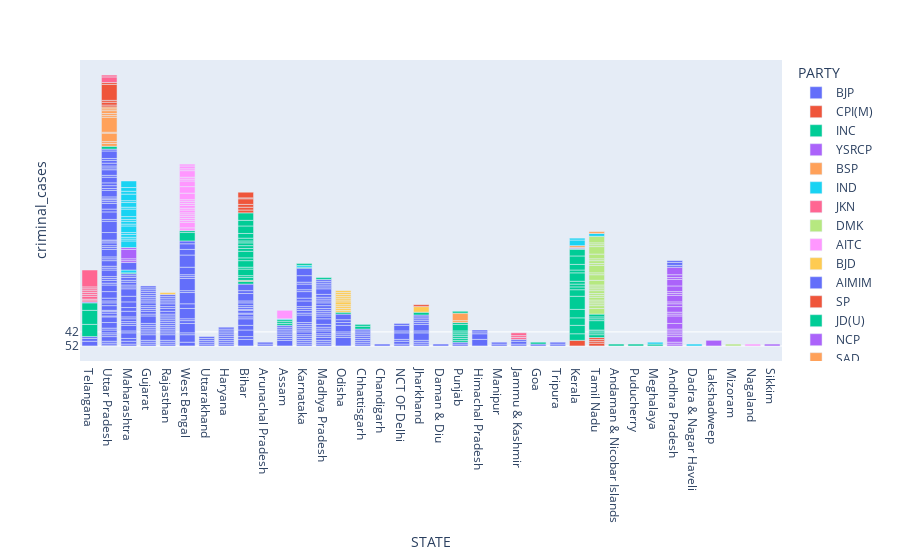

Notebook cell for this chart:
### Code cell
import plotly.express as px
fig = px.bar(winners, x="STATE", y="criminal_cases", color='PARTY')
fig.show()

### Figure 1 — Plotly figure (JSON) as saved in the notebook; plotly's stock layout.template omitted (floating-point values rounded to 4 significant figures; data arrays with more than 128 entries replaced by an {"elided": "..."} marker saying what was removed)
{"data": [{"alignmentgroup": "True", "hovertemplate": "PARTY=BJP<br>STATE=%{x}<br>criminal_cases=%{y}<extra></extra>", "legendgroup": "BJP", "marker": {"color": "#636efa", "pattern": {"shape": ""}}, "name": "BJP", "offsetgroup": "BJP", "orientation": "v", "showlegend": true, "textposition": "auto", "type": "bar", "x": {"elided": "300 str values"}, "xaxis": "x", "y": {"elided": "300 str values"}, "yaxis": "y"}, {"alignmentgroup": "True", "hovertemplate": "PARTY=CPI(M)<br>STATE=%{x}<br>criminal_cases=%{y}<extra></extra>", "legendgroup": "CPI(M)", "marker": {"color": "#EF553B", "pattern": {"shape": ""}}, "name": "CPI(M)", "offsetgroup": "CPI(M)", "orientation": "v", "showlegend": true, "textposition": "auto", "type": "bar", "x": ["Kerala", "Tamil Nadu", "Tamil Nadu", "Tamil Nadu", "Tamil Nadu"], "xaxis": "x", "y": ["2", "1", "0", "0", "0"], "yaxis": "y"}, {"alignmentgroup": "True", "hovertemplate": "PARTY=INC<br>STATE=%{x}<br>criminal_cases=%{y}<extra></extra>", "legendgroup": "INC", "marker": {"color": "#00cc96", "pattern": {"shape": ""}}, "name": "INC", "offsetgroup": "INC", "orientation": "v", "showlegend": true, "textposition": "auto", "type": "bar", "x": ["Kerala", "Punjab", "Punjab", "Andaman & Nicobar Islands", "Tamil Nadu", "Kerala", "West Bengal", "Karnataka", "Assam", "Chhattisgarh", "Telangana", "Kerala", "Maharashtra", "Madhya Pradesh", "Kerala", "Punjab", "Punjab", "Kerala", "Punjab", "Assam", "Tamil Nadu", "Kerala", "Tamil Nadu", "Kerala", "Punjab", "Bihar", "Odisha", "Chhattisgarh", "Kerala", "Tamil Nadu", "Punjab", "West Bengal", "Telangana", "Kerala", "Telangana", "Assam", "Kerala", "Kerala", "Punjab", "Puducherry", "Uttar Pradesh", "Meghalaya", "Jharkhand", "Tamil Nadu", "Goa", "Tamil Nadu", "Kerala", "Kerala", "Tamil Nadu", "Kerala", "Tamil Nadu", "Kerala"], "xaxis": "x", "y": ["3", "0", "0", "0", "1", "7", "7", "5", "0", "1", "14", "4", "5", "0", "7", "0", "0", "204", "0", "0", "0", "3", "0", "1", "0", "1", "0", "0", "1", "5", "3", "0", "42", "1", "4", "0", "7", "1", "0", "0", "1", "0", "1", "8", "0", "0", "2", "7", "0", "3", "1", "5"], "yaxis": "y"}, {"alignmentgroup": "True", "hovertemplate": "PARTY=YSRCP<br>STATE=%{x}<br>criminal_cases=%{y}<extra></extra>", "legendgroup": "YSRCP", "marker": {"color": "#ab63fa", "pattern": {"shape": ""}}, "name": "YSRCP", "offsetgroup": "YSRCP", "orientation": "v", "showlegend": true, "textposition": "auto", "type": "bar", "x": ["Andhra Pradesh", "Andhra Pradesh", "Andhra Pradesh", "Andhra Pradesh", "Andhra Pradesh", "Andhra Pradesh", "Andhra Pradesh", "Andhra Pradesh", "Andhra Pradesh", "Andhra Pradesh", "Andhra Pradesh", "Andhra Pradesh", "Andhra Pradesh", "Andhra Pradesh", "Andhra Pradesh", "Andhra Pradesh", "Andhra Pradesh", "Andhra Pradesh", "Andhra Pradesh", "Andhra Pradesh", "Andhra Pradesh", "Andhra Pradesh"], "xaxis": "x", "y": ["0", "0", "2", "0", "0", "0", "0", "2", "4", "0", "0", "2", "1", "0", "3", "0", "0", "2", "3", "0", "1", "4"], "yaxis": "y"}, {"alignmentgroup": "True", "hovertemplate": "PARTY=BSP<br>STATE=%{x}<br>criminal_cases=%{y}<extra></extra>", "legendgroup": "BSP", "marker": {"color": "#FFA15A", "pattern": {"shape": ""}}, "name": "BSP", "offsetgroup": "BSP", "orientation": "v", "showlegend": true, "textposition": "auto", "type": "bar", "x": ["Uttar Pradesh", "Uttar Pradesh", "Bihar", "Uttar Pradesh", "Uttar Pradesh", "Uttar Pradesh", "Uttar Pradesh", "Uttar Pradesh", "Uttar Pradesh", "Uttar Pradesh", "Uttar Pradesh"], "xaxis": "x", "y": ["1", "0", "5", "7", "5", "13", "0", "0", "1", "0", "0"], "yaxis": "y"}, {"alignmentgroup": "True", "hovertemplate": "PARTY=IND<br>STATE=%{x}<br>criminal_cases=%{y}<extra></extra>", "legendgroup": "IND", "marker": {"color": "#19d3f3", "pattern": {"shape": ""}}, "name": "IND", "offsetgroup": "IND", "orientation": "v", "showlegend": true, "textposition": "auto", "type": "bar", "x": ["Maharashtra", "Dadra & Nagar Haveli", "Assam", "Karnataka"], "xaxis": "x", "y": ["1", "0", "5", "0"], "yaxis": "y"}, {"alignmentgroup": "True", "hovertemplate": "PARTY=JKN<br>STATE=%{x}<br>criminal_cases=%{y}<extra></extra>", "legendgroup": "JKN", "marker": {"color": "#FF6692", "pattern": {"shape": ""}}, "name": "JKN", "offsetgroup": "JKN", "orientation": "v", "showlegend": true, "textposition": "auto", "type": "bar", "x": ["Jammu & Kashmir", "Jammu & Kashmir", "Jammu & Kashmir"], "xaxis": "x", "y": ["0", "0", "1"], "yaxis": "y"}, {"alignmentgroup": "True", "hovertemplate": "PARTY=DMK<br>STATE=%{x}<br>criminal_cases=%{y}<extra></extra>", "legendgroup": "DMK", "marker": {"color": "#B6E880", "pattern": {"shape": ""}}, "name": "DMK", "offsetgroup": "DMK", "orientation": "v", "showlegend": true, "textposition": "auto", "type": "bar", "x": ["Tamil Nadu", "Tamil Nadu", "Tamil Nadu", "Tamil Nadu", "Tamil Nadu", "Tamil Nadu", "Tamil Nadu", "Tamil Nadu", "Tamil Nadu", "Tamil Nadu", "Tamil Nadu", "Tamil Nadu", "Tamil Nadu", "Tamil Nadu", "Tamil Nadu", "Tamil Nadu", "Tamil Nadu", "Tamil Nadu", "Tamil Nadu", "Tamil Nadu", "Tamil Nadu", "Tamil Nadu", "Tamil Nadu"], "xaxis": "x", "y": ["2", "1", "0", "0", "0", "1", "0", "0", "1", "0", "0", "0", "6", "2", "0", "4", "0", "1", "0", "6", "4", "0", "0"], "yaxis": "y"}, {"alignmentgroup": "True", "hovertemplate": "PARTY=AITC<br>STATE=%{x}<br>criminal_cases=%{y}<extra></extra>", "legendgroup": "AITC", "marker": {"color": "#FF97FF", "pattern": {"shape": ""}}, "name": "AITC", "offsetgroup": "AITC", "orientation": "v", "showlegend": true, "textposition": "auto", "type": "bar", "x": ["West Bengal", "West Bengal", "West Bengal", "West Bengal", "West Bengal", "West Bengal", "West Bengal", "West Bengal", "West Bengal", "West Bengal", "West Bengal", "West Bengal", "West Bengal", "West Bengal", "West Bengal", "West Bengal", "West Bengal", "West Bengal", "West Bengal", "West Bengal", "West Bengal", "West Bengal"], "xaxis": "x", "y": ["1", "2", "0", "0", "0", "0", "0", "1", "0", "1", "0", "0", "0", "3", "3", "2", "0", "0", "3", "0", "1", "0"], "yaxis": "y"}, {"alignmentgroup": "True", "hovertemplate": "PARTY=BJD<br>STATE=%{x}<br>criminal_cases=%{y}<extra></extra>", "legendgroup": "BJD", "marker": {"color": "#FECB52", "pattern": {"shape": ""}}, "name": "BJD", "offsetgroup": "BJD", "orientation": "v", "showlegend": true, "textposition": "auto", "type": "bar", "x": ["Odisha", "Odisha", "Odisha", "Odisha", "Odisha", "Odisha", "Odisha", "Odisha", "Odisha", "Odisha", "Odisha"], "xaxis": "x", "y": ["0", "0", "0", "0", "1", "0", "0", "0", "0", "0", "0"], "yaxis": "y"}, {"alignmentgroup": "True", "hovertemplate": "PARTY=AIMIM<br>STATE=%{x}<br>criminal_cases=%{y}<extra></extra>", "legendgroup": "AIMIM", "marker": {"color": "#636efa", "pattern": {"shape": ""}}, "name": "AIMIM", "offsetgroup": "AIMIM", "orientation": "v", "showlegend": true, "textposition": "auto", "type": "bar", "x": ["Maharashtra", "Telangana"], "xaxis": "x", "y": ["4", "5"], "yaxis": "y"}, {"alignmentgroup": "True", "hovertemplate": "PARTY=SP<br>STATE=%{x}<br>criminal_cases=%{y}<extra></extra>", "legendgroup": "SP", "marker": {"color": "#EF553B", "pattern": {"shape": ""}}, "name": "SP", "offsetgroup": "SP", "orientation": "v", "showlegend": true, "textposition": "auto", "type": "bar", "x": ["Uttar Pradesh", "Uttar Pradesh", "Uttar Pradesh", "Uttar Pradesh", "Uttar Pradesh"], "xaxis": "x", "y": ["0", "1", "0", "10", "0"], "yaxis": "y"}, {"alignmentgroup": "True", "hovertemplate": "PARTY=JD(U)<br>STATE=%{x}<br>criminal_cases=%{y}<extra></extra>", "legendgroup": "JD(U)", "marker": {"color": "#00cc96", "pattern": {"shape": ""}}, "name": "JD(U)", "offsetgroup": "JD(U)", "orientation": "v", "showlegend": true, "textposition": "auto", "type": "bar", "x": ["Bihar", "Bihar", "Bihar", "Bihar", "Bihar", "Bihar", "Bihar", "Bihar", "Bihar", "Bihar", "Bihar", "Bihar", "Bihar", "Bihar", "Bihar", "Bihar"], "xaxis": "x", "y": ["1", "0", "3", "0", "3", "1", "3", "1", "1", "1", "0", "1", "6", "4", "2", "4"], "yaxis": "y"}, {"alignmentgroup": "True", "hovertemplate": "PARTY=NCP<br>STATE=%{x}<br>criminal_cases=%{y}<extra></extra>", "legendgroup": "NCP", "marker": {"color": "#ab63fa", "pattern": {"shape": ""}}, "name": "NCP", "offsetgroup": "NCP", "orientation": "v", "showlegend": true, "textposition": "auto", "type": "bar", "x": ["Maharashtra", "Lakshadweep", "Maharashtra", "Maharashtra", "Maharashtra"], "xaxis": "x", "y": ["0", "2", "0", "8", "0"], "yaxis": "y"}, {"alignmentgroup": "True", "hovertemplate": "PARTY=SAD<br>STATE=%{x}<br>criminal_cases=%{y}<extra></extra>", "legendgroup": "SAD", "marker": {"color": "#FFA15A", "pattern": {"shape": ""}}, "name": "SAD", "offsetgroup": "SAD", "orientation": "v", "showlegend": true, "textposition": "auto", "type": "bar", "x": ["Punjab", "Punjab"], "xaxis": "x", "y": ["0", "4"], "yaxis": "y"}, {"alignmentgroup": "True", "hovertemplate": "PARTY=SHS<br>STATE=%{x}<br>criminal_cases=%{y}<extra></extra>", "legendgroup": "SHS", "marker": {"color": "#19d3f3", "pattern": {"shape": ""}}, "name": "SHS", "offsetgroup": "SHS", "orientation": "v", "showlegend": true, "textposition": "auto", "type": "bar", "x": ["Maharashtra", "Maharashtra", "Maharashtra", "Maharashtra", "Maharashtra", "Maharashtra", "Maharashtra", "Maharashtra", "Maharashtra", "Maharashtra", "Maharashtra", "Maharashtra", "Maharashtra", "Maharashtra", "Maharashtra", "Maharashtra", "Maharashtra", "Maharashtra"], "xaxis": "x", "y": ["3", "0", "0", "1", "0", "3", "0", "1", "0", "1", "4", "0", "6", "0", "3", "1", "9", "3"], "yaxis": "y"}, {"alignmentgroup": "True", "hovertemplate": "PARTY=TRS<br>STATE=%{x}<br>criminal_cases=%{y}<extra></extra>", "legendgroup": "TRS", "marker": {"color": "#FF6692", "pattern": {"shape": ""}}, "name": "TRS", "offsetgroup": "TRS", "orientation": "v", "showlegend": true, "textposition": "auto", "type": "bar", "x": ["Telangana", "Telangana", "Telangana", "Telangana", "Telangana", "Telangana", "Telangana", "Telangana", "Telangana"], "xaxis": "x", "y": ["0", "5", "1", "0", "0", "0", "0", "0", "18"], "yaxis": "y"}, {"alignmentgroup": "True", "hovertemplate": "PARTY=VCK<br>STATE=%{x}<br>criminal_cases=%{y}<extra></extra>", "legendgroup": "VCK", "marker": {"color": "#B6E880", "pattern": {"shape": ""}}, "name": "VCK", "offsetgroup": "VCK", "orientation": "v", "showlegend": true, "textposition": "auto", "type": "bar", "x": ["Tamil Nadu"], "xaxis": "x", "y": ["3"], "yaxis": "y"}, {"alignmentgroup": "True", "hovertemplate": "PARTY=AIUDF<br>STATE=%{x}<br>criminal_cases=%{y}<extra></extra>", "legendgroup": "AIUDF", "marker": {"color": "#FF97FF", "pattern": {"shape": ""}}, "name": "AIUDF", "offsetgroup": "AIUDF", "orientation": "v", "showlegend": true, "textposition": "auto", "type": "bar", "x": ["Assam"], "xaxis": "x", "y": ["7"], "yaxis": "y"}, {"alignmentgroup": "True", "hovertemplate": "PARTY=AJSUP<br>STATE=%{x}<br>criminal_cases=%{y}<extra></extra>", "legendgroup": "AJSUP", "marker": {"color": "#FECB52", "pattern": {"shape": ""}}, "name": "AJSUP", "offsetgroup": "AJSUP", "orientation": "v", "showlegend": true, "textposition": "auto", "type": "bar", "x": ["Jharkhand"], "xaxis": "x", "y": ["2"], "yaxis": "y"}, {"alignmentgroup": "True", "hovertemplate": "PARTY=TDP<br>STATE=%{x}<br>criminal_cases=%{y}<extra></extra>", "legendgroup": "TDP", "marker": {"color": "#636efa", "pattern": {"shape": ""}}, "name": "TDP", "offsetgroup": "TDP", "orientation": "v", "showlegend": true, "textposition": "auto", "type": "bar", "x": ["Andhra Pradesh", "Andhra Pradesh", "Andhra Pradesh"], "xaxis": "x", "y": ["0", "1", "0"], "yaxis": "y"}, {"alignmentgroup": "True", "hovertemplate": "PARTY=LJP<br>STATE=%{x}<br>criminal_cases=%{y}<extra></extra>", "legendgroup": "LJP", "marker": {"color": "#EF553B", "pattern": {"shape": ""}}, "name": "LJP", "offsetgroup": "LJP", "orientation": "v", "showlegend": true, "textposition": "auto", "type": "bar", "x": ["Bihar", "Bihar", "Bihar", "Bihar", "Bihar", "Bihar"], "xaxis": "x", "y": ["1", "1", "1", "2", "5", "2"], "yaxis": "y"}, {"alignmentgroup": "True", "hovertemplate": "PARTY=JD(S)<br>STATE=%{x}<br>criminal_cases=%{y}<extra></extra>", "legendgroup": "JD(S)", "marker": {"color": "#00cc96", "pattern": {"shape": ""}}, "name": "JD(S)", "offsetgroup": "JD(S)", "orientation": "v", "showlegend": true, "textposition": "auto", "type": "bar", "x": ["Karnataka"], "xaxis": "x", "y": ["0"], "yaxis": "y"}, {"alignmentgroup": "True", "hovertemplate": "PARTY=RSP<br>STATE=%{x}<br>criminal_cases=%{y}<extra></extra>", "legendgroup": "RSP", "marker": {"color": "#ab63fa", "pattern": {"shape": ""}}, "name": "RSP", "offsetgroup": "RSP", "orientation": "v", "showlegend": true, "textposition": "auto", "type": "bar", "x": ["Kerala"], "xaxis": "x", "y": ["5"], "yaxis": "y"}, {"alignmentgroup": "True", "hovertemplate": "PARTY=KEC(M)<br>STATE=%{x}<br>criminal_cases=%{y}<extra></extra>", "legendgroup": "KEC(M)", "marker": {"color": "#FFA15A", "pattern": {"shape": ""}}, "name": "KEC(M)", "offsetgroup": "KEC(M)", "orientation": "v", "showlegend": true, "textposition": "auto", "type": "bar", "x": ["Kerala"], "xaxis": "x", "y": ["0"], "yaxis": "y"}, {"alignmentgroup": "True", "hovertemplate": "PARTY=IUML<br>STATE=%{x}<br>criminal_cases=%{y}<extra></extra>", "legendgroup": "IUML", "marker": {"color": "#19d3f3", "pattern": {"shape": ""}}, "name": "IUML", "offsetgroup": "IUML", "orientation": "v", "showlegend": true, "textposition": "auto", "type": "bar", "x": ["Kerala", "Kerala", "Tamil Nadu"], "xaxis": "x", "y": ["2", "0", "1"], "yaxis": "y"}, {"alignmentgroup": "True", "hovertemplate": "PARTY=ADAL<br>STATE=%{x}<br>criminal_cases=%{y}<extra></extra>", "legendgroup": "ADAL", "marker": {"color": "#FF6692", "pattern": {"shape": ""}}, "name": "ADAL", "offsetgroup": "ADAL", "orientation": "v", "showlegend": true, "textposition": "auto", "type": "bar", "x": ["Uttar Pradesh", "Uttar Pradesh"], "xaxis": "x", "y": ["2", "0"], "yaxis": "y"}, {"alignmentgroup": "True", "hovertemplate": "PARTY=MNF<br>STATE=%{x}<br>criminal_cases=%{y}<extra></extra>", "legendgroup": "MNF", "marker": {"color": "#B6E880", "pattern": {"shape": ""}}, "name": "MNF", "offsetgroup": "MNF", "orientation": "v", "showlegend": true, "textposition": "auto", "type": "bar", "x": ["Mizoram"], "xaxis": "x", "y": ["0"], "yaxis": "y"}, {"alignmentgroup": "True", "hovertemplate": "PARTY=NDPP<br>STATE=%{x}<br>criminal_cases=%{y}<extra></extra>", "legendgroup": "NDPP", "marker": {"color": "#FF97FF", "pattern": {"shape": ""}}, "name": "NDPP", "offsetgroup": "NDPP", "orientation": "v", "showlegend": true, "textposition": "auto", "type": "bar", "x": ["Nagaland"], "xaxis": "x", "y": ["0"], "yaxis": "y"}, {"alignmentgroup": "True", "hovertemplate": "PARTY=RLTP<br>STATE=%{x}<br>criminal_cases=%{y}<extra></extra>", "legendgroup": "RLTP", "marker": {"color": "#FECB52", "pattern": {"shape": ""}}, "name": "RLTP", "offsetgroup": "RLTP", "orientation": "v", "showlegend": true, "textposition": "auto", "type": "bar", "x": ["Rajasthan"], "xaxis": "x", "y": ["0"], "yaxis": "y"}, {"alignmentgroup": "True", "hovertemplate": "PARTY=NPF<br>STATE=%{x}<br>criminal_cases=%{y}<extra></extra>", "legendgroup": "NPF", "marker": {"color": "#636efa", "pattern": {"shape": ""}}, "name": "NPF", "offsetgroup": "NPF", "orientation": "v", "showlegend": true, "textposition": "auto", "type": "bar", "x": ["Manipur"], "xaxis": "x", "y": ["0"], "yaxis": "y"}, {"alignmentgroup": "True", "hovertemplate": "PARTY=JMM<br>STATE=%{x}<br>criminal_cases=%{y}<extra></extra>", "legendgroup": "JMM", "marker": {"color": "#EF553B", "pattern": {"shape": ""}}, "name": "JMM", "offsetgroup": "JMM", "orientation": "v", "showlegend": true, "textposition": "auto", "type": "bar", "x": ["Jharkhand"], "xaxis": "x", "y": ["0"], "yaxis": "y"}, {"alignmentgroup": "True", "hovertemplate": "PARTY=AAP<br>STATE=%{x}<br>criminal_cases=%{y}<extra></extra>", "legendgroup": "AAP", "marker": {"color": "#00cc96", "pattern": {"shape": ""}}, "name": "AAP", "offsetgroup": "AAP", "orientation": "v", "showlegend": true, "textposition": "auto", "type": "bar", "x": ["Punjab"], "xaxis": "x", "y": ["0"], "yaxis": "y"}, {"alignmentgroup": "True", "hovertemplate": "PARTY=SKM<br>STATE=%{x}<br>criminal_cases=%{y}<extra></extra>", "legendgroup": "SKM", "marker": {"color": "#ab63fa", "pattern": {"shape": ""}}, "name": "SKM", "offsetgroup": "SKM", "orientation": "v", "showlegend": true, "textposition": "auto", "type": "bar", "x": ["Sikkim"], "xaxis": "x", "y": ["0"], "yaxis": "y"}, {"alignmentgroup": "True", "hovertemplate": "PARTY=AIADMK<br>STATE=%{x}<br>criminal_cases=%{y}<extra></extra>", "legendgroup": "AIADMK", "marker": {"color": "#FFA15A", "pattern": {"shape": ""}}, "name": "AIADMK", "offsetgroup": "AIADMK", "orientation": "v", "showlegend": true, "textposition": "auto", "type": "bar", "x": ["Tamil Nadu"], "xaxis": "x", "y": ["0"], "yaxis": "y"}, {"alignmentgroup": "True", "hovertemplate": "PARTY=NPEP<br>STATE=%{x}<br>criminal_cases=%{y}<extra></extra>", "legendgroup": "NPEP", "marker": {"color": "#19d3f3", "pattern": {"shape": ""}}, "name": "NPEP", "offsetgroup": "NPEP", "orientation": "v", "showlegend": true, "textposition": "auto", "type": "bar", "x": ["Meghalaya"], "xaxis": "x", "y": ["0"], "yaxis": "y"}], "layout": {"barmode": "relative", "legend": {"title": {"text": "PARTY"}, "tracegroupgap": 0}, "margin": {"t": 60}, "xaxis": {"anchor": "y", "domain": [0, 1], "title": {"text": "STATE"}}, "yaxis": {"anchor": "x", "domain": [0, 1], "title": {"text": "criminal_cases"}}}}
